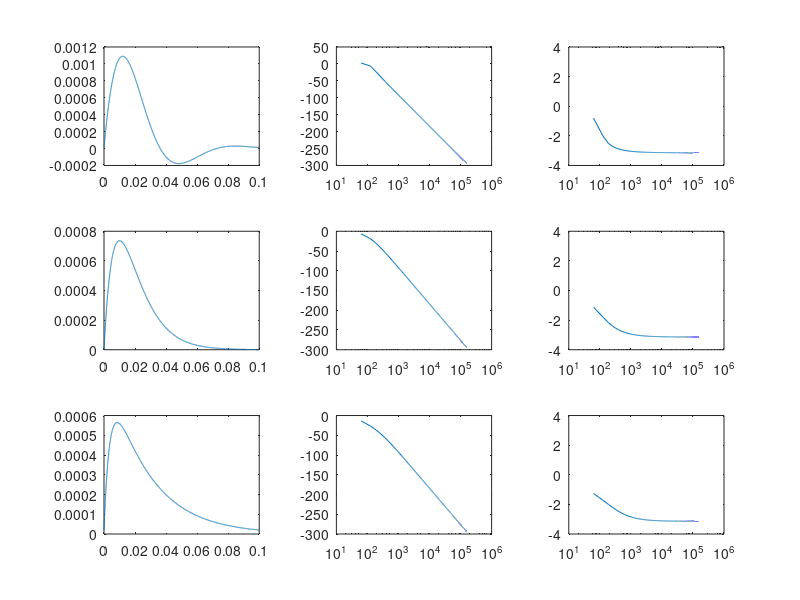

MATLAB code for this plot:
clc;    clear;

Fs = 50000;
t = 0: 1 / Fs: 0.1 - 1 / Fs;
df = Fs / length(t);
w = (-Fs / 2: df: Fs / 2 - df) * 2 * pi;

% y''(t) + 2ζω0 y'(t) + ω0^2 y(t) = ω0^2 x(t)
% (-ω^2 + 2ζω0(jω) + ω0^2) Y(jω) = ω0^2 X(jω)
% H(jω) = (ω0^2) / (-ω^2 + 2ζω0(jω) + ω0^2)

wn = 100;
z1 = 0.5;
z2 = 1;
z3 = 1.5;
H1 = wn^2 ./ (-w.^2 + 2 * z1 * wn * 1i * w + wn^2);
H2 = wn^2 ./ (-w.^2 + 2 * z2 * wn * 1i * w + wn^2);
H3 = wn^2 ./ (-w.^2 + 2 * z3 * wn * 1i * w + wn^2);

h1 = ifft(ifftshift(H1));
h2 = ifft(ifftshift(H2));
h3 = ifft(ifftshift(H3));

subplot(3, 3, 1);
plot(t, h1);
subplot(3, 3, 2);
semilogx(w, 20 * log(abs(H1)))
subplot(3, 3, 3);
semilogx(w, angle(H1))
subplot(3, 3, 4);
plot(t, h2);
subplot(3, 3, 5);
semilogx(w, 20 * log(abs(H2)))
subplot(3, 3, 6);
semilogx(w, angle(H2))
subplot(3, 3, 7);
plot(t, h3);
subplot(3, 3, 8);
semilogx(w, 20 * log(abs(H3)))
subplot(3, 3, 9);
semilogx(w, angle(H3))